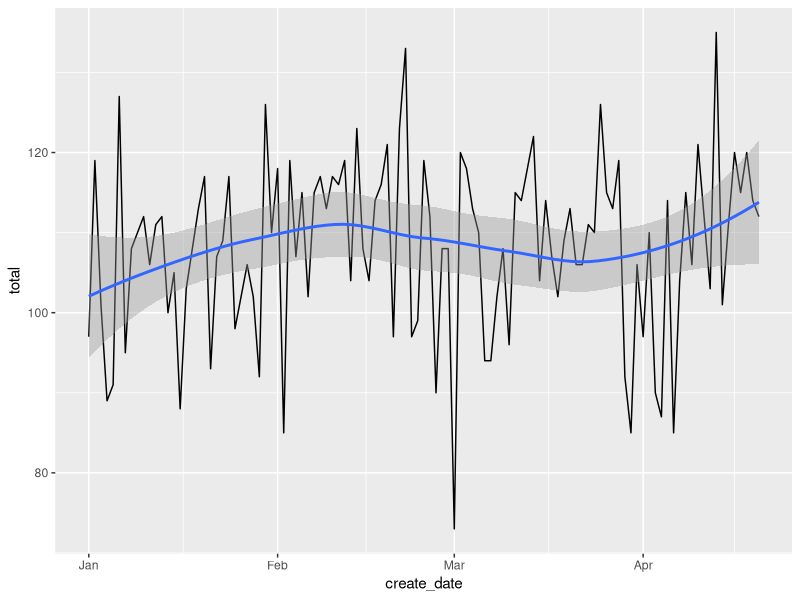
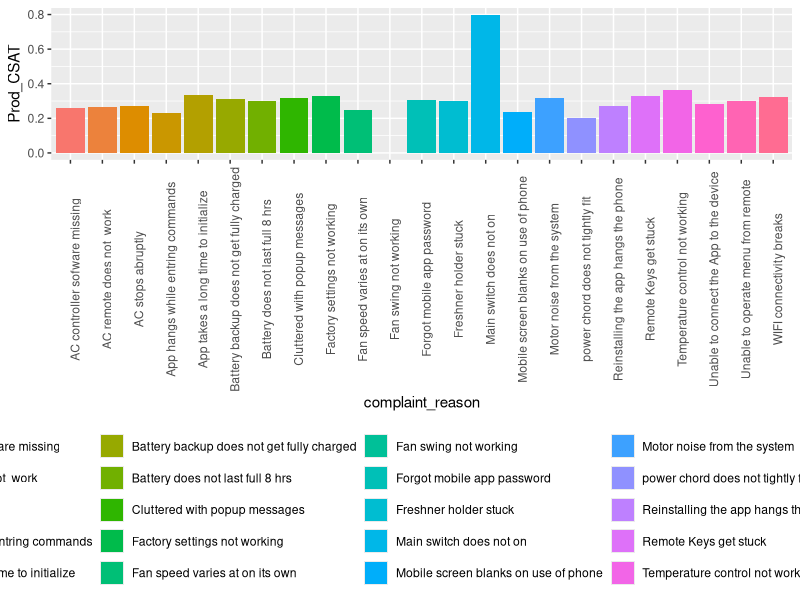
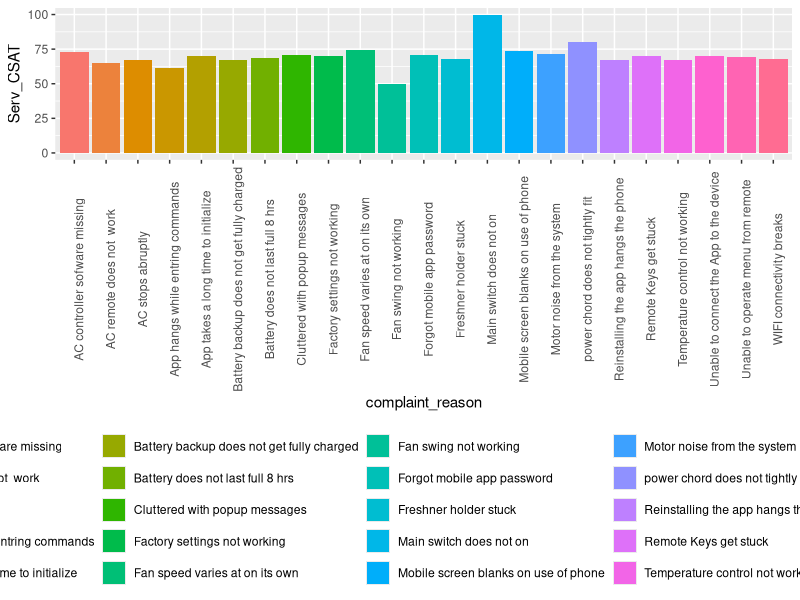
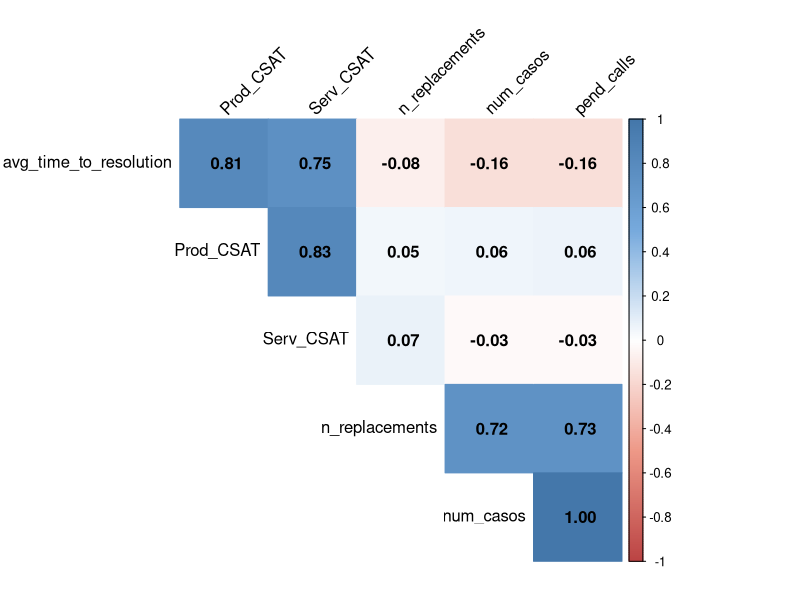
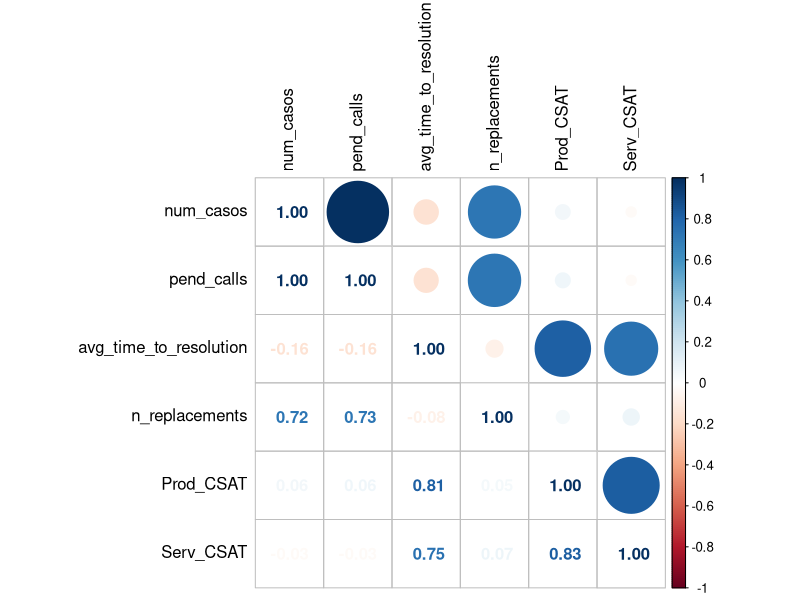
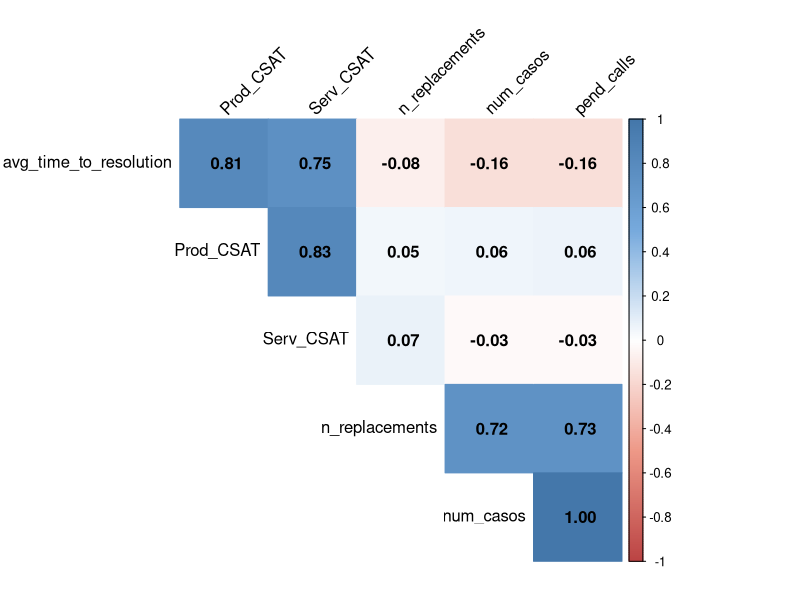
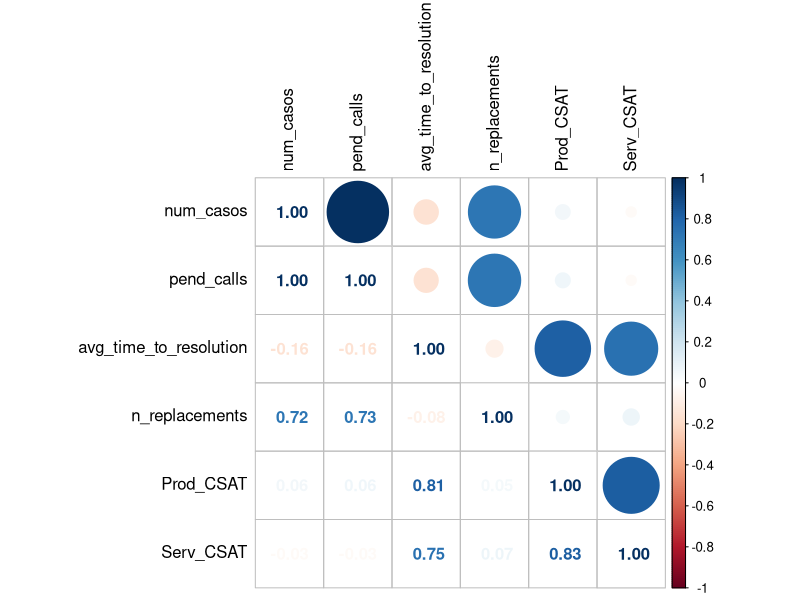

Reproduce these figures in R, in order.
#MÓDULO IV - SATISFACCIÓN DEL CONSUMIDOR
#En este ejercicio estaremos trabajando con data típica que uno puede extraer del modulo de Support Service
#de un CRM sobre los problemas que se reportan con el producto o servicio
#Y contiene una encuesta de satisfaccion tanto para el producto como para el servicio brindado por el equipo de custome support

# AUTOR: Saulo Valdivia Valdivia

#Para completar el ejercicio deberan cargar las siguientes librerias: tidyverse, corrplot, psych
library(tidyverse)
library(corrplot)
library(psych)

#PISTA: Las librerias de corrplot y psych fueron utilizadas en el ejercicio de Percepcion de Marca. 
#Pueden revisar ese script como referencia para esta tarea


#PASO 1
#Cargamos el dataset "data_CRM.csv" eliminando columna 1 que es innecesaria
data_CRM <- read.csv('data_CRM.csv')
data_CRM$X <- NULL

#Inspecciones en dataset con summary, describe y head para comprender la información que contiene, entender missing values en las columnas
summary(data_CRM)
describeData(data_CRM,head=4,tail=4)

#Realicen un plot para entender la distribución de las quejas a lo largo del período, 
#selecciondo el tipo de gráfico más óptimo para representar la data
data_CRM$create_date <- as.Date(data_CRM$create_date, "%Y-%m-%d")

complains_by_date <- data_CRM %>%
  group_by(create_date) %>%
  summarise(total = n())

ggplot(complains_by_date, aes(x = create_date, y = total)) +
  geom_line(group = 1) +
  stat_smooth(method = "loess")

#PASO 2
#El dataset presenta todos los casos de los usuarios que han contactado con Customer Support en el período enero-abril 2020
#Pero nos interesa hacer el análisis sobre complaint_reason, por lo cual es necesario crear un nuevo dataset, 
#agrupar los datos por complaint_reason y realizar las siguientes operaciones para las columnas relevantes: 
#generar una columna que cuente la cantidad de llamadas para cada tipo de complaint_reason llamada "num_casos"
#generar una columna que cuente la cantidad de llamadas pendientes para cada tipo de complaint_reason contando la cantidad de "y" llamada pend_calls
#calcular el promedio de time_to_resolution_min para cada tipo de complaint_reason en una columna nueva llamada avg_time_to_resolution
#generar una columna que cuente la cantidad de need_replace para cada tipo de complaint_reason contando la cantidad de "TRUE" llamada n_replacements
#generar una nueva columna que calcule el Prod_CSAT para cada tipo de complaint_reason en una columna nueva llamada Prod_CSAT
#generar una nueva columna que calcule el Serv_CSAT para cada tipo de complaint_reason en una columna nueva llamada Serv_CSAT
complaint_reason_group <- data_CRM %>%
  group_by(complaint_reason) %>%
  summarise(num_casos = n(),
            pend_calls = sum(pending_call == 'y'),
            avg_time_to_resolution = mean(time_to_resolution_min),
            n_replacements = sum(need_replace == TRUE),
            Prod_CSAT = length(which(na.omit(ProdCSAT) >= 4))/length(na.omit(ProdCSAT)),
            Serv_CSAT = (length(which(na.omit(ServCSAT) >= 4))/length(na.omit(ServCSAT))*100))

#De esta forma el dataset nuevo debe contener las siguientes columnas: complaint_reason, num_casos, pend_calls, 
#avg_time_to_resolution, n_replacements, Prod_CSAT, Serv_CSAT
complaint_reason_data <- complaint_reason_group %>%
  select(complaint_reason, 
         num_casos, 
         pend_calls, 
         avg_time_to_resolution, 
         n_replacements,
         Prod_CSAT,
         Serv_CSAT)

#PASO 3
#Seleccionar un plot idoneo para poder realizar una comparativa de C-SATs para cada problema técnico
#Justificar la selección de dicho plot brevemente
complaint_reason <- as.factor(complaint_reason_data$complaint_reason)

ggplot(data=complaint_reason_data, aes(x=complaint_reason, y=Prod_CSAT, fill=complaint_reason)) +
  geom_bar(stat="identity") +
  theme(legend.position='bottom',axis.text.x = element_text(angle = 90))

ggplot(data=complaint_reason_data, aes(x=complaint_reason, y=Serv_CSAT, fill=complaint_reason)) +
  geom_bar(stat="identity") +
  theme(legend.position='bottom',axis.text.x = element_text(angle = 90))

#PASO 4
#Realizar una correlación entre las variables numéricas y analizar si existen correlaciones fuertes entre
#alguna de las variables presentadas. 
#las funciones de correlación poseen un argumento llamado use que permite excluir los NA para que el computo sea
#posible. Para ello incluyan como argumento use = "complete.obs" ya que por default es use = "everything" 
#¿La columna de Serv_CSAT muestra correlaciones con alguna otra columna?
# RESPUESTA:
# El grafico de correlacion muestra una muy elevada correlacion entre num_casos y pend_calls. Esto implica
# una relacion directa entre el numero de casos y las llamadas pendientes.
# Otras correlaciones importantes se pueden apreciar entre:   
#   avg_time_to_resolution y Prod_CSAT/Serv_CSAT. Que indica que existe una relacion elevada
#   entre el tiempo de resolucion y el puntaje del cliente al momento de evaluar la experiencia.
#   - Promedio de resolucion (avg_time_to_resolution) y Prod_CSAT con una correlacion de 0.81
#   - Promedio de resolucion (avg_time_to_resolution) y Serv_CSAT con una correlacion de 0.75
# Finalmente. La correlacion entre Prod_CSAT y Serv_CSAT es tambien elevada (0.83) lo que indica
# que el puntaje asociado al producto tiene incidencia al puntaje asignado al Servicio otorgado al cliente.

complaint_reason_data_cor <- complaint_reason_data[,2:7]

M <- cor(complaint_reason_data_cor, use = 'complete.obs')
col <- colorRampPalette(c("#BB4444", "#EE9988", "#FFFFFF", "#77AADD", "#4477AA"))
corrplot(M, method="color", col=col(200),  
         type="upper", order="hclust", 
         addCoef.col = "black",
         tl.col="black", tl.srt=45,
         diag=FALSE)

#Inspeccionen la funcion cor.test para entender su funcionamiento y apliquenla sobre aquellas correlaciones
#que ustedes opinaron anteriormente que tienen correlación con la columna de Serv_CSAT para verificar si su hipotesis es correcta
#IMPORTANTE: pueden explorar los diferentes métodos, pero el que utilizamos de forma genérica es pearson
##a su vez es importante que comprendan y utilicen el argumento exact con lógica FALSE
# RESPUESTA: 
#     - Aplicando el test de correlacion de Pearson entre avg_time_to_resolution y Serv_CSATServ_CSAT se puede ver
#       que el coeficiente de correlacion es de 0.7456617 y el p-value es muy pequeño. Lo que indica una correlacion positiva 
#       y una relacion entre el promedio de tiempo de resolucion y la valoracion otorgada al servicio por el cliente.
#     - Aplicando el mismo test para Prod_CSAT y Serv_CSAT se puede ver que el coeficiente de correlacion es de
#       0.8294235. Esto indica una relacion significativa entre estas dos variables como se explico anteriormente.
cor.test(complaint_reason_data_cor$avg_time_to_resolution, complaint_reason_data_cor$Serv_CSAT, method = "pearson", exact = FALSE)
cor.test(complaint_reason_data_cor$Prod_CSAT, complaint_reason_data_cor$Serv_CSAT, method = "pearson", exact = FALSE)


#Por último utilicen la función corrplot.mixed() para realizar el plot de todas las correlaciones juntas
#Intenten utilizar algunas de las opciones que presenta para embellecer el gráfico (colores, formas, tamaños, etc)
#La forma de aplicación sería corrplot.mixed(corr = (correlacion que quieren hacer con sus argumentos incluido use = "complete.obs")) 
#y el resto de argumentos que quieran incluir

corrplot.mixed(M, 
               tl.pos = "lt", 
               diag = "l",
               tl.col="black")


#PASO 5
#Repetir el paso 4 pero enfocando el analisis en la columna Prod_CSAT en vez de Serv_CSAT: realicen hipotesis sobre correlaciones,
#apliquen cor.test para validarlas y corrplot.mixed() para representarlo.
# RESPUESTA: Realizamos las graficas de correlacion y los tests anteriores para Prod_CSAT.
# Se puede apreciar los siguiente:
#     - Promedio de resolucion (avg_time_to_resolution) y Prod_CSAT con una correlacion de 0.8133575. Lo que indica 
#       una correlacion positiva y una relacion entre el promedio de tiempo de resolucion y la valoracion otorgada al servicio por el cliente.
#     - La correlacion entre Prod_CSAT y Serv_CSAT es tambien elevada (0.8294235) lo que indica
#       que el puntaje asociado al producto tiene incidencia en el puntaje asignado al Servicio otorgado al cliente.
col <- colorRampPalette(c("#BB4444", "#EE9988", "#FFFFFF", "#77AADD", "#4477AA"))
corrplot(M, method="color", col=col(200),  
         type="upper", order="hclust", 
         addCoef.col = "black",
         tl.col="black", tl.srt=45,
         diag=FALSE)

cor.test(complaint_reason_data_cor$avg_time_to_resolution, complaint_reason_data_cor$Prod_CSAT, method = "pearson", exact = FALSE)

cor.test(complaint_reason_data_cor$Prod_CSAT, complaint_reason_data_cor$Serv_CSAT, method = "pearson", exact = FALSE)

corrplot.mixed(M, 
               tl.pos = "lt", 
               diag = "l",
               tl.col="black")
